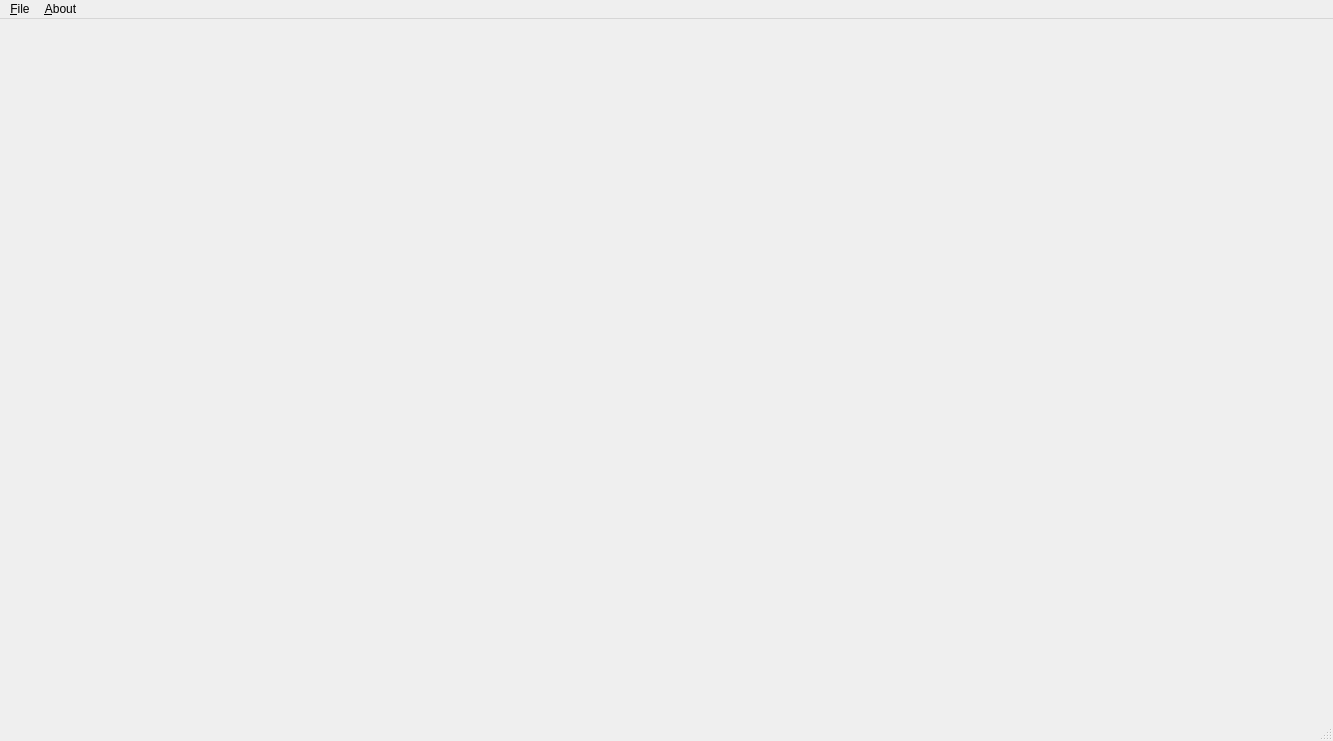
<?xml version="1.0" encoding="UTF-8"?>
<ui version="4.0">
 <class>MainWindow</class>
 <widget class="QMainWindow" name="MainWindow">
  <property name="geometry">
   <rect>
    <x>0</x>
    <y>0</y>
    <width>1333</width>
    <height>741</height>
   </rect>
  </property>
  <property name="windowTitle">
   <string>PEHint v0.1</string>
  </property>
  <widget class="QWidget" name="centralwidget"/>
  <widget class="QMenuBar" name="menubar">
   <property name="geometry">
    <rect>
     <x>0</x>
     <y>0</y>
     <width>1333</width>
     <height>21</height>
    </rect>
   </property>
   <widget class="QMenu" name="menu_File">
    <property name="title">
     <string>&amp;File</string>
    </property>
    <addaction name="action_Open"/>
    <addaction name="action_Exit"/>
   </widget>
   <widget class="QMenu" name="menu_About">
    <property name="title">
     <string>&amp;About</string>
    </property>
    <addaction name="action_PEHint"/>
   </widget>
   <addaction name="menu_File"/>
   <addaction name="menu_About"/>
  </widget>
  <widget class="QStatusBar" name="statusbar"/>
  <action name="action_Open">
   <property name="icon">
    <iconset resource="resource.qrc">
     <normaloff>:/images/imgs/folder.ico</normaloff>:/images/imgs/folder.ico</iconset>
   </property>
   <property name="text">
    <string>&amp;Open</string>
   </property>
  </action>
  <action name="action_Exit">
   <property name="icon">
    <iconset resource="resource.qrc">
     <normaloff>:/images/imgs/logout.ico</normaloff>:/images/imgs/logout.ico</iconset>
   </property>
   <property name="text">
    <string>E&amp;xit</string>
   </property>
  </action>
  <action name="action_PEHint">
   <property name="icon">
    <iconset resource="resource.qrc">
     <normaloff>:/images/imgs/about.ico</normaloff>:/images/imgs/about.ico</iconset>
   </property>
   <property name="text">
    <string>PEHin&amp;t</string>
   </property>
  </action>
 </widget>
 <resources>
  <include location="resource.qrc"/>
 </resources>
 <connections/>
</ui>
